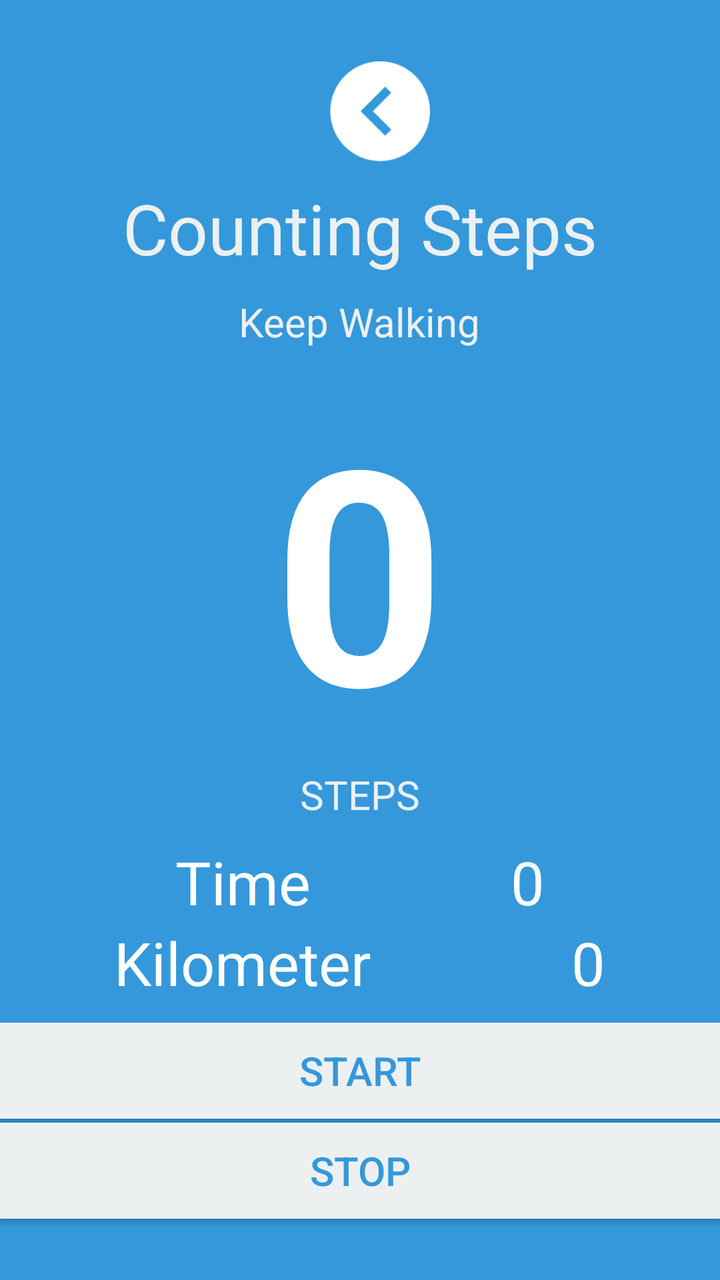
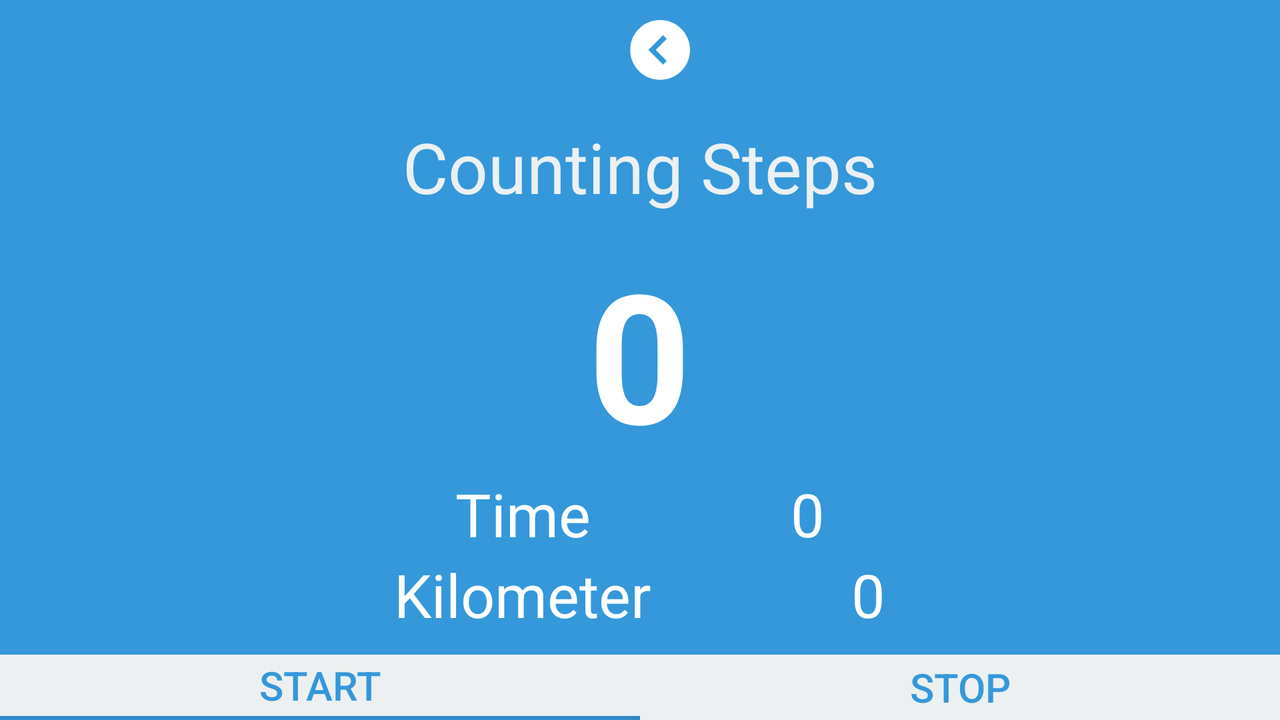

First picture: res/layout/ on a phone held upright. Second picture: the repository's own variant of that layout, on a device whose configuration matches the variant's folder. Source for both follows.
<!-- AndroidManifest.xml: activity theme MyTheme -->
<!-- res/layout/activity_steps.xml -->
<?xml version="1.0" encoding="utf-8"?>
<LinearLayout xmlns:android="http://schemas.android.com/apk/res/android"
    xmlns:tools="http://schemas.android.com/tools"
    android:layout_width="match_parent"
    android:layout_height="match_parent"
    android:orientation="vertical"
    android:layout_gravity="center"
    tools:context="com.example.jamsh.healthme.StepsActivity"
    android:gravity="center"
    android:background="#3498db">

    <ImageView
        android:layout_width="50dp"
        android:layout_height="50dp"
        android:layout_marginLeft="10dp"
        android:src="@drawable/back"
        android:layout_alignParentTop="true"
        android:layout_alignParentLeft="true"
        android:onClick="myfunction"
        android:id="@+id/imageView2"
        android:layout_gravity="center_horizontal" />
    <TextView
        android:id="@+id/text1"
        android:layout_width="wrap_content"
        android:layout_height="wrap_content"
        android:text="Counting Steps"
        android:textSize="35dp"
        android:layout_below="@+id/im"
        android:layout_marginTop="10dp"
        android:layout_centerInParent="true"
        android:textColor="#ecf0f1">

    </TextView>


    <TextView
        android:id="@+id/text2"
        android:layout_width="wrap_content"
        android:layout_height="wrap_content"
        android:text="Keep Walking"
        android:textSize="20dp"
        android:layout_below="@+id/text1"
        android:layout_marginTop="10dp"
        android:layout_centerInParent="true"
        android:textColor="#ecf0f1" />



    <TextView
        android:id="@+id/stepsCount"
        android:layout_width="wrap_content"
        android:layout_height="wrap_content"
        android:layout_marginTop="10dp"
        android:gravity="center"
        android:text="0"
        android:textColor="#ffffff"
        android:textSize="150dp"
        android:layout_gravity="center"

        android:autoText="false"
        android:layout_below="@+id/text2"
        android:layout_centerHorizontal="true"
        android:textStyle="bold" />

    <TextView
        android:layout_width="wrap_content"
        android:layout_height="wrap_content"
        android:text="STEPS"
        android:id="@+id/textView3"
        android:layout_below="@+id/stepsCount"
        android:layout_centerHorizontal="true"
        android:textSize="20dp"
        android:textColor="#ecf0f1"
        android:layout_marginBottom="10dp" />

    <LinearLayout
        android:layout_width="fill_parent"
        android:layout_height="wrap_content"
        android:orientation="horizontal"
        android:gravity="center">

        <TextView
            android:layout_width="wrap_content"
            android:layout_height="wrap_content"
            android:text="Time"
            android:id="@+id/time"
            android:layout_above="@+id/stop"
            android:layout_toStartOf="@+id/timer"
            android:textColor="#ffffff"
            android:textSize="30dp"
            android:layout_marginRight="100dp" />

        <TextView
            android:layout_width="wrap_content"
            android:layout_height="wrap_content"
            android:text="0"
            android:id="@+id/timer"
            android:layout_above="@+id/stop"
            android:layout_toStartOf="@+id/timer"
            android:textSize="30dp"
            android:textColor="#ffffff" />

    </LinearLayout>

    <LinearLayout
        android:layout_width="fill_parent"
        android:layout_height="wrap_content"
        android:orientation="horizontal"
        android:gravity="center"
        android:layout_marginBottom="10dp">

        <TextView
            android:layout_width="wrap_content"
            android:layout_height="wrap_content"
            android:text="Kilometer"
            android:id="@+id/kilometer"
            android:layout_above="@+id/stop"
            android:layout_toStartOf="@+id/timer"
            android:layout_marginEnd="100dp"
            android:textColor="#ffffff"
            android:textSize="30dp" />

        <TextView
            android:layout_width="wrap_content"
            android:layout_height="wrap_content"
            android:text="0"
            android:id="@+id/km"
            android:layout_above="@+id/stop"
            android:layout_toStartOf="@+id/timer"
            android:textSize="30dp"
            android:textColor="#ffffff" />

    </LinearLayout>


    <Button
        android:layout_width="fill_parent"
        android:layout_height="wrap_content"
        android:text="START"
        android:id="@+id/start"
        android:layout_alignTop="@+id/stop"
        android:layout_alignEnd="@+id/kilometer"
        android:onClick="start"
        android:background="#ecf0f1"
        android:textSize="20dp"
        android:textColor="#3498db"
        android:layout_marginBottom="2dp" />

    <Button
        android:layout_width="fill_parent"
        android:layout_height="wrap_content"
        android:text="STOP"
        android:layout_gravity="center_horizontal"
        android:id="@+id/stop"
        android:onClick="onStop"
        android:background="#ecf0f1"
        android:textSize="20dp"
        android:textColor="#3498db" />


</LinearLayout>
<!-- resources referenced by this layout -->
<resources>
  <!-- drawable back: png bitmap (drawable, 60777 bytes) -->
  <style name="MyTheme" parent="Theme.AppCompat.NoActionBar">
              <item name="android:windowBackground">@color/purple</item>
      </style>
  <color name="purple">#551a8b</color>
</resources>
<!-- res/layout-land/activity_steps.xml (the repository's variant of the layout above) -->
<!-- drawn on the phone turned sideways -->
<?xml version="1.0" encoding="utf-8"?>
<LinearLayout xmlns:android="http://schemas.android.com/apk/res/android"
    xmlns:tools="http://schemas.android.com/tools"
    android:layout_width="match_parent"
    android:layout_height="match_parent"
    android:orientation="vertical"
    android:layout_gravity="center"
    tools:context="com.example.jamsh.healthme.StepsActivity"
    android:gravity="center"
    android:background="#3498db">

    <ImageView
        android:layout_width="30dp"
        android:layout_height="50dp"
        android:layout_marginLeft="10dp"
        android:src="@drawable/back"
        android:layout_alignParentTop="true"
        android:layout_alignParentLeft="true"
        android:onClick="myfunction"
        android:id="@+id/imageView2"
        android:layout_gravity="center_horizontal" />
    <TextView
        android:id="@+id/text1"
        android:layout_width="wrap_content"
        android:layout_height="wrap_content"
        android:text="Counting Steps"
        android:textSize="35dp"
        android:layout_below="@+id/im"
        android:layout_marginTop="10dp"
        android:layout_centerInParent="true"
        android:textColor="#ecf0f1">

    </TextView>


    <TextView
        android:id="@+id/stepsCount"
        android:layout_width="wrap_content"
        android:layout_height="wrap_content"
        android:layout_marginTop="10dp"
        android:gravity="center"
        android:text="0"
        android:textColor="#ffffff"
        android:textSize="90dp"
        android:layout_gravity="center"

        android:autoText="false"
        android:layout_below="@+id/text2"
        android:layout_centerHorizontal="true"
        android:textStyle="bold" />

    <LinearLayout
        android:layout_width="fill_parent"
        android:layout_height="wrap_content"
        android:orientation="horizontal"
        android:gravity="center">

        <TextView
            android:layout_width="wrap_content"
            android:layout_height="wrap_content"
            android:text="Time"
            android:id="@+id/time"
            android:layout_above="@+id/stop"
            android:layout_toStartOf="@+id/timer"
            android:textColor="#ffffff"
            android:textSize="30dp"
            android:layout_marginRight="100dp" />

        <TextView
            android:layout_width="wrap_content"
            android:layout_height="wrap_content"
            android:text="0"
            android:id="@+id/timer"
            android:layout_above="@+id/stop"
            android:layout_toStartOf="@+id/timer"
            android:textSize="30dp"
            android:textColor="#ffffff" />

    </LinearLayout>

    <LinearLayout
        android:layout_width="fill_parent"
        android:layout_height="wrap_content"
        android:orientation="horizontal"
        android:gravity="center"
        android:layout_marginBottom="10dp">

        <TextView
            android:layout_width="wrap_content"
            android:layout_height="wrap_content"
            android:text="Kilometer"
            android:id="@+id/kilometer"
            android:layout_above="@+id/stop"
            android:layout_toStartOf="@+id/timer"
            android:layout_marginEnd="100dp"
            android:textColor="#ffffff"
            android:textSize="30dp" />

        <TextView
            android:layout_width="wrap_content"
            android:layout_height="wrap_content"
            android:text="0"
            android:id="@+id/km"
            android:layout_above="@+id/stop"
            android:layout_toStartOf="@+id/timer"
            android:textSize="30dp"
            android:textColor="#ffffff" />

    </LinearLayout>


    <LinearLayout
        android:orientation="horizontal"
        android:layout_width="match_parent"
        android:layout_height="wrap_content">

        <Button
            android:layout_width="fill_parent"
            android:layout_height="wrap_content"
            android:text="START"
            android:id="@+id/start"
            android:layout_alignTop="@+id/stop"
            android:layout_alignEnd="@+id/kilometer"
            android:onClick="start"
            android:background="#ecf0f1"
            android:textSize="20dp"
            android:textColor="#3498db"
            android:layout_marginBottom="2dp"
            android:layout_weight="1" />

        <Button
            android:layout_width="fill_parent"
            android:layout_height="wrap_content"
            android:text="STOP"
            android:layout_gravity="center_horizontal"
            android:id="@+id/stop"
            android:onClick="onStop"
            android:background="#ecf0f1"
            android:textSize="20dp"
            android:textColor="#3498db"
            android:layout_weight="1" />
    </LinearLayout>


</LinearLayout>
